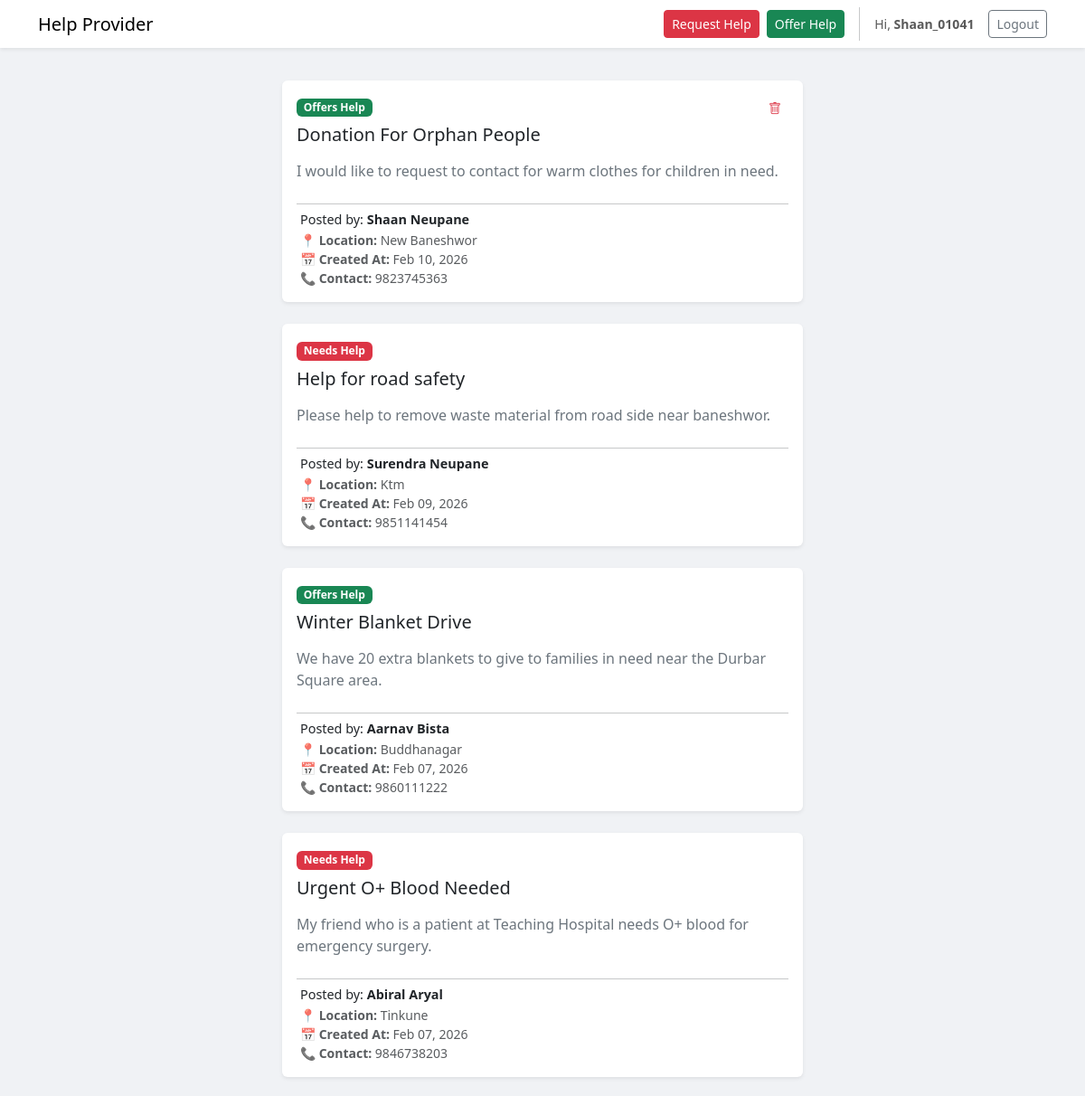
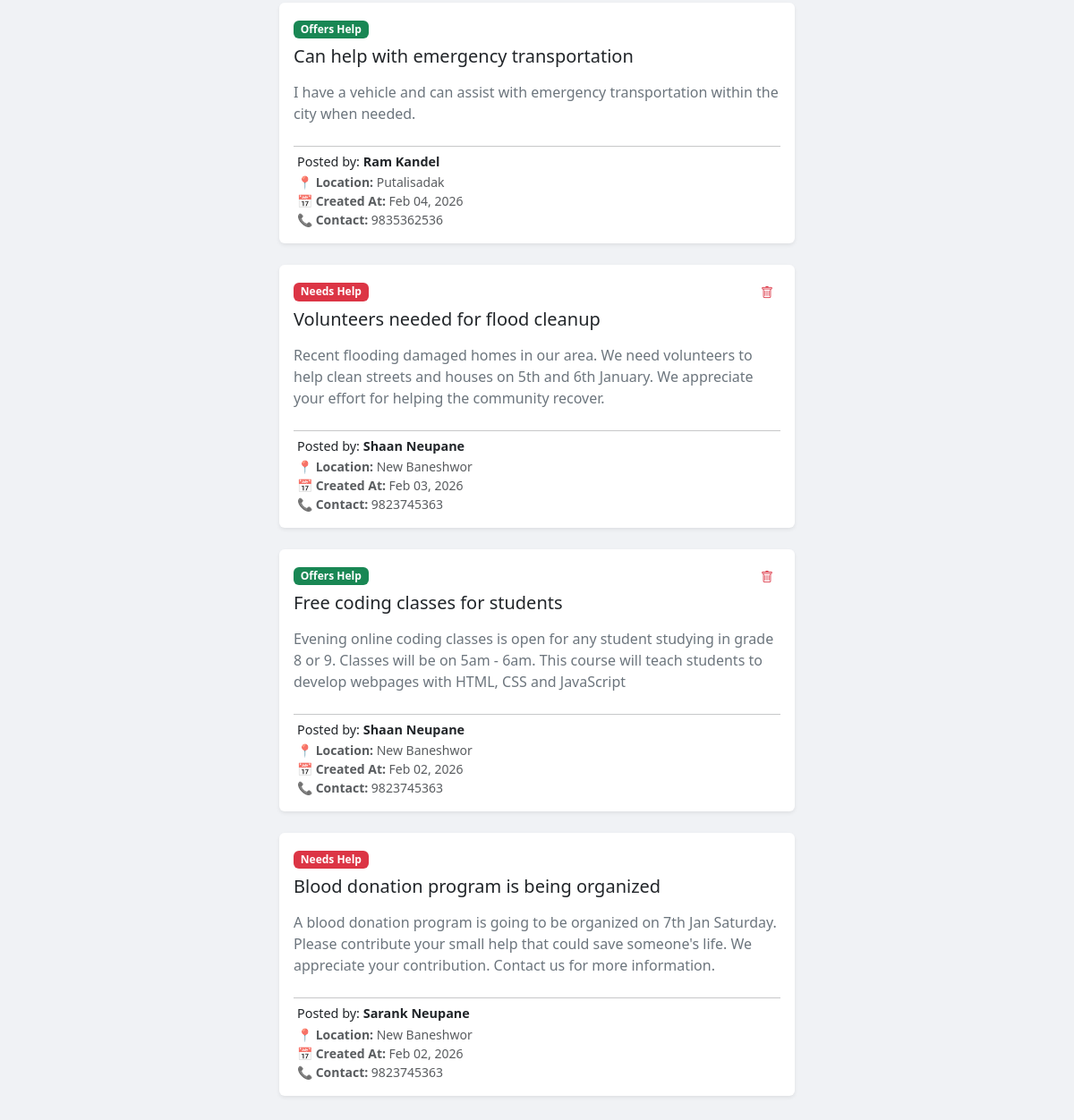
Screenshot of /help_provider/ (signed in) with the database file from the repository (2 pictures, top to bottom).
### help_provider/models.py (models this page shows, shortened)
class HelpPost(models.Model):
    HELP_TYPE = [
        ('need', 'Need Help'),
        ('offer', 'Offer Help'),
    ]
    PRIORITY_CHOICES = [
        (1, 'Emergency'),
        (2, 'Medium'),
        (3, 'Low'),
    ]
    STATUS_CHOICES = [
        (0, 'Open'),
        (1, 'In Progress'),
        (2, 'Closed'),
    ]
    title = models.CharField(max_length=100)
    description = models.TextField()
    category = models.ForeignKey(Category, on_delete=models.CASCADE, null=True, blank=True)
    priority = models.IntegerField(choices=PRIORITY_CHOICES, default=1)
    city = models.CharField(max_length=50, default='kathmandu')
    location = PlainLocationField(based_fields=['city'], zoom=7)
    contact = models.CharField(max_length=100)
    status = models.IntegerField(choices=STATUS_CHOICES, default=0)
    help_type = models.CharField(max_length=10, choices=HELP_TYPE)
    user = models.ForeignKey(User, on_delete=models.CASCADE, null=True, blank=True)
    created_at = models.DateTimeField(auto_now_add=True)

class Profile(models.Model):
    user = models.OneToOneField(User, on_delete=models.CASCADE)
    roleid = models.IntegerField(choices=[(1, 'Admin'), (2, 'Public')], default=2)
    category = models.ForeignKey(Category, on_delete=models.SET_NULL, null=True, blank=True)
    genderid = models.IntegerField(choices=[(1, 'Male'), (2, 'Female'), (3, 'Other')], null=True, blank=True)
    contact = models.CharField(max_length=15, blank=True)
    address = models.CharField(max_length=200, blank=True)

### help_provider/views.py (the view)
# urls.py: path('', views.home, name='home'),
def home(request):
    posts = HelpPost.objects.select_related('user', 'user__profile') \
    .exclude(status=2) \
    .order_by('-created_at')
    return render(request, 'home.html', {'posts': posts})

### help_provider/templates/home.html (shortened to what this page needs)
<!doctype html>
<html lang="en">
{% load static %}
<head>
    <link rel="stylesheet" href="https://cdn.jsdelivr.net/npm/bootstrap-icons@1.11.1/font/bootstrap-icons.css">
    <link href="https://cdn.jsdelivr.net/npm/bootstrap@5.3.2/dist/css/bootstrap.min.css" rel="stylesheet">
</head>
<body>
    <nav class="navbar navbar-light bg-white shadow-sm mb-3" id="navbar">
        <div class="container">
            <a class="navbar-brand mb-0 h1" href="{% url 'home' %}">Help Provider</a>
            <div class="d-flex align-items-center">
                <a href="{% url 'create_post' 'need' %}" class="btn btn-danger btn-sm me-2">Request Help</a>
                <a href="{% url 'create_post' 'offer' %}" class="btn btn-success btn-sm me-3">Offer Help</a>
                {% if user.is_authenticated %}
                <span class="navbar-text me-3 small">
                    Hi, <strong>{{ user.username }}</strong>
                </span>
                <form action="{% url 'logout' %}" method="post" style="display:inline;">
                    <button type="submit" class="btn btn-outline-secondary btn-sm">Logout</button>
                </form>
                {% else %}
                <a href="{% url 'login' %}" class="btn btn-outline-primary btn-sm me-2">Login</a>
                <a href="{% url 'signup' %}" class="btn btn-primary btn-sm">Sign Up</a>
                {% endif %}
            </div>
        </div>
    </nav>
    <div class="container">
        <div class="row justify-content-center">
            <div class="feed-wrapper">
                {% for post in posts %}
                <div class="card shadow-sm p-3 mb-4 bg-white rounded">
                    <div class="d-flex justify-content-between align-items-start">
                        <div>
                            {% if post.help_type == "need" %}
                            <span class="badge bg-danger mb-2">Needs Help</span>
                            {% else %}
                            <span class="badge bg-success mb-2">Offers Help</span>
                            {% endif %}
                            <h3 class="h5">{{ post.title }}</h3>
                        </div>
                        {% if user.is_authenticated and post.user == user %}
                        <div class="d-flex gap-2">
                            <form action="{% url 'delete_post' post.id %}" method="post"
                                onsubmit="return confirm('Are you sure you want to delete this post?');">
                                <button type="submit" class="btn btn-outline-danger btn-sm border-0">
                                    <i class="bi bi-trash"></i>
                                </button>
                            </form>
                        </div>
                        {% endif %}
                    </div>
                    <p class="text-secondary mt-2">{{ post.description }}</p>
                    <hr class="my-2">
                    <div class="user-info d-flex align-items-center">
                        <div class="ms-1">
                            <h6 class="mb-1" style="font-size: 0.9rem;">
                                Posted by: <strong>{{ post.user.get_full_name|default:post.user.username }}</strong>
                            </h6>
                            <div class="text-muted small">
                                📍 <strong>Location:</strong>
                                {{ post.user.profile.address|default:post.city|default:"Not provided" }}
                                <br>
                                📅 <strong>Created At:</strong>
                                {{ post.created_at|date:"M d, Y" }}
                                <br>
                                📞 <strong>Contact:</strong>
                                {{ post.user.profile.contact|default:post.contact|default:"Not provided" }}
                            </div>
                        </div>
                    </div>
                </div>
                {% empty %}
                <div class="text-center mt-5">
                    <p class="text-muted">No posts available yet. Be the first to ask for or offer help!</p>
                </div>
                {% endfor %}
            </div>
        </div>
    </div>
</body>
</html>

### help_provider/templates/home.html (style rules this page uses)
body { background-color: #f0f2f5; }
.feed-wrapper { max-width: 600px; width: 100%; margin: 20px auto; }
.card { border: none; }

### rows the page displays
HelpPost: help_type "Offers Help", title "Donation For Orphan People", description "I would like to request to contact for warm clothes for children in need.", user.get_full_name "Shaan Neupane", user.profile.address "New Baneshwor", created_at "Feb 10, 2026", user.profile.contact "9823745363"
HelpPost: help_type "Needs Help", title "Help for road safety", description "Please help to remove waste material from road side near baneshwor.", user.get_full_name "Surendra Neupane", user.profile.address "Ktm", created_at "Feb 09, 2026", user.profile.contact "9851141454"
HelpPost: help_type "Offers Help", title "Winter Blanket Drive", description "We have 20 extra blankets to give to families in need near the Durbar Square area.", user.get_full_name "Aarnav Bista", user.profile.address "Buddhanagar", created_at "Feb 07, 2026", user.profile.contact "9860111222"
HelpPost: help_type "Needs Help", title "Urgent O+ Blood Needed", description "My friend who is a patient at Teaching Hospital needs O+ blood for emergency surgery.", user.get_full_name "Abiral Aryal", user.profile.address "Tinkune", created_at "Feb 07, 2026", user.profile.contact "9846738203"
HelpPost: help_type "Offers Help", title "Can help with emergency transportation", description "I have a vehicle and can assist with emergency transportation within the city when needed.", user.get_full_name "Ram Kandel", user.profile.address "Putalisadak", created_at "Feb 04, 2026", user.profile.contact "9835362536"
HelpPost: help_type "Needs Help", title "Volunteers needed for flood cleanup", description "Recent flooding damaged homes in our area. We need volunteers to help clean streets and houses on 5th and 6th January. We appreciate your effort for helping the community recover.", user.get_full_name "Shaan Neupane", user.profile.address "New Baneshwor", created_at "Feb 03, 2026", user.profile.contact "9823745363"
HelpPost: help_type "Offers Help", title "Free coding classes for students", description "Evening online coding classes is open for any student studying in grade 8 or 9. Classes will be on 5am - 6am. This course will teach students to develop webpages with HTML, CSS and JavaScript", user.get_full_name "Shaan Neupane", user.profile.address "New Baneshwor", created_at "Feb 02, 2026", user.profile.contact "9823745363"
HelpPost: help_type "Needs Help", title "Blood donation program is being organized", description "A blood donation program is going to be organized on 7th Jan Saturday. Please contribute your small help that could save someone's life. We appreciate your contribution. Contact us for more information.", user.get_full_name "Sarank Neupane", user.profile.address "New Baneshwor", created_at "Feb 02, 2026", user.profile.contact "9823745363"

### other values shown
{{ user.username }} "Shaan_01041"
